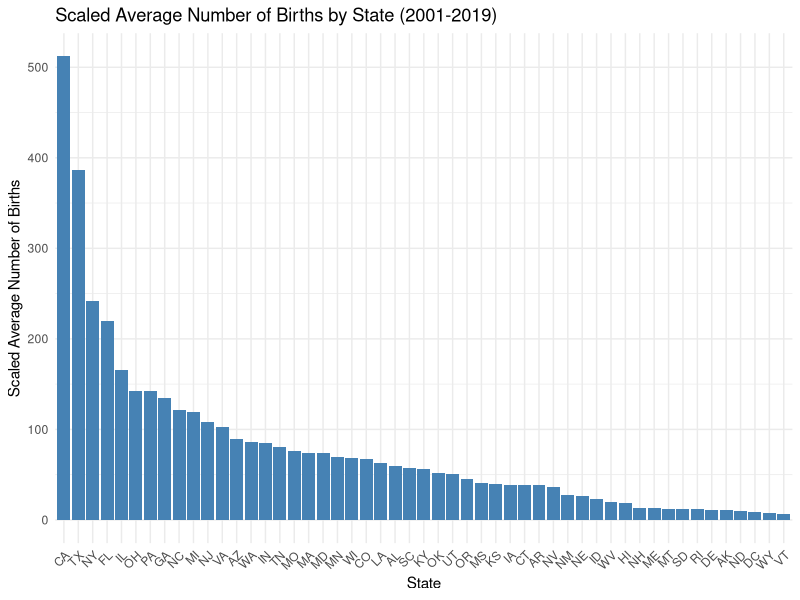

This figure's R source: (Note: this script raises an error after producing the figure.)
#### Preamble ####
# Purpose: Demographic data to show the average number of births by state 
# variables affect minimum wage 
# Author: Maria Mangru
# Date: 15th February, 2024
# Contact: maria.mangru@utoronto.ca


library(haven)
library(tidyverse)
library(tidyr)


# Importing the CSV file
numbirths_2001_2019 <- read_csv("../data/analysis_data/annual_policy/numbirths_2001_2019.csv")

# Calculate average births scaled down by 1000 for visual representation
average_births_by_state <- numbirths_2001_2019 %>%
  filter(year >= 2001, year <= 2019) %>%
  group_by(stname) %>%
  summarize(AverageBirths = mean(numbirth1544, na.rm = TRUE) / 1000) %>% # Scale down by a factor of 1000
  ungroup()

# Create the bar plot with scaled averages
ggplot(average_births_by_state, aes(x = reorder(stname, -AverageBirths), y = AverageBirths)) +
  geom_bar(stat = "identity", fill = "steelblue") +
  theme_minimal() +
  labs(title = "Scaled Average Number of Births by State (2001-2019)",
       x = "State",
       y = "Scaled Average Number of Births") +
  theme(axis.text.x = element_text(angle = 45, hjust = 1))

#### Tests ####
library(testthat)

# Test data import and initial processing
test_that("Data is imported and filtered correctly", {
  expect_true(exists("numbirths_2001_2019"))
  
  # Ensure the dataset contains the expected columns
  expect_true(all(c("year", "stname", "numbirth1544") %in% names(numbirths_2001_2019)))
  
  # Check if the filtering by year is correct
  expect_true(all(numbirths_2001_2019$year >= 2001 & numbirths_2001_2019$year <= 2019))
})
